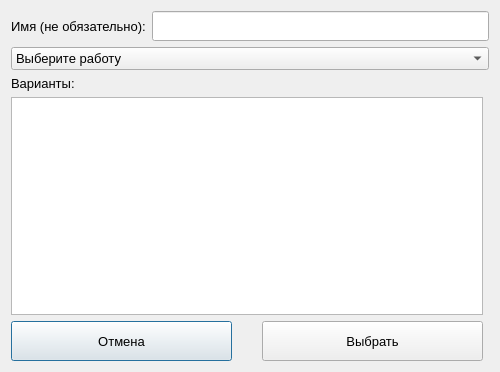
<?xml version="1.0" encoding="UTF-8"?>
<ui version="4.0">
 <class>choosework</class>
 <widget class="QDialog" name="choosework">
  <property name="geometry">
   <rect>
    <x>0</x>
    <y>0</y>
    <width>500</width>
    <height>372</height>
   </rect>
  </property>
  <property name="windowTitle">
   <string>Dialog</string>
  </property>
  <layout class="QGridLayout" name="gridLayout">
   <item row="0" column="0" colspan="2">
    <layout class="QHBoxLayout" name="horizontalLayout">
     <item>
      <widget class="QLabel" name="label">
       <property name="minimumSize">
        <size>
         <width>0</width>
         <height>0</height>
        </size>
       </property>
       <property name="font">
        <font>
         <pointsize>10</pointsize>
        </font>
       </property>
       <property name="text">
        <string>Имя (не обязательно):</string>
       </property>
      </widget>
     </item>
     <item>
      <widget class="QLineEdit" name="lineEdit_name">
       <property name="minimumSize">
        <size>
         <width>0</width>
         <height>30</height>
        </size>
       </property>
       <property name="font">
        <font>
         <pointsize>10</pointsize>
        </font>
       </property>
       <property name="text">
        <string/>
       </property>
      </widget>
     </item>
    </layout>
   </item>
   <item row="2" column="0">
    <layout class="QVBoxLayout" name="verticalLayout">
     <item>
      <widget class="QLabel" name="label_2">
       <property name="font">
        <font>
         <pointsize>10</pointsize>
        </font>
       </property>
       <property name="text">
        <string>Варианты:</string>
       </property>
      </widget>
     </item>
     <item>
      <widget class="QTableView" name="list_of_variants">
       <property name="font">
        <font>
         <pointsize>10</pointsize>
        </font>
       </property>
      </widget>
     </item>
    </layout>
   </item>
   <item row="1" column="0" colspan="2">
    <widget class="QComboBox" name="comboBox_of_works">
     <property name="font">
      <font>
       <pointsize>10</pointsize>
      </font>
     </property>
     <item>
      <property name="text">
       <string>Выберите работу</string>
      </property>
     </item>
    </widget>
   </item>
   <item row="3" column="0">
    <layout class="QHBoxLayout" name="horizontalLayout_2">
     <property name="spacing">
      <number>30</number>
     </property>
     <item>
      <widget class="QPushButton" name="button_cancel_work">
       <property name="minimumSize">
        <size>
         <width>100</width>
         <height>40</height>
        </size>
       </property>
       <property name="font">
        <font>
         <pointsize>10</pointsize>
        </font>
       </property>
       <property name="text">
        <string>Отмена</string>
       </property>
      </widget>
     </item>
     <item>
      <widget class="QPushButton" name="button_accept_work">
       <property name="minimumSize">
        <size>
         <width>100</width>
         <height>40</height>
        </size>
       </property>
       <property name="font">
        <font>
         <pointsize>10</pointsize>
        </font>
       </property>
       <property name="text">
        <string>Выбрать</string>
       </property>
      </widget>
     </item>
    </layout>
   </item>
  </layout>
 </widget>
 <resources/>
 <connections/>
</ui>
